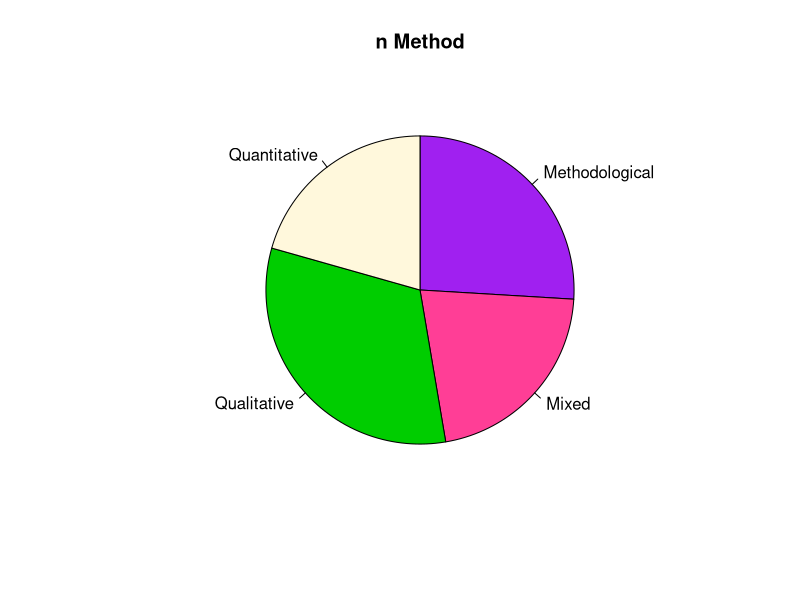
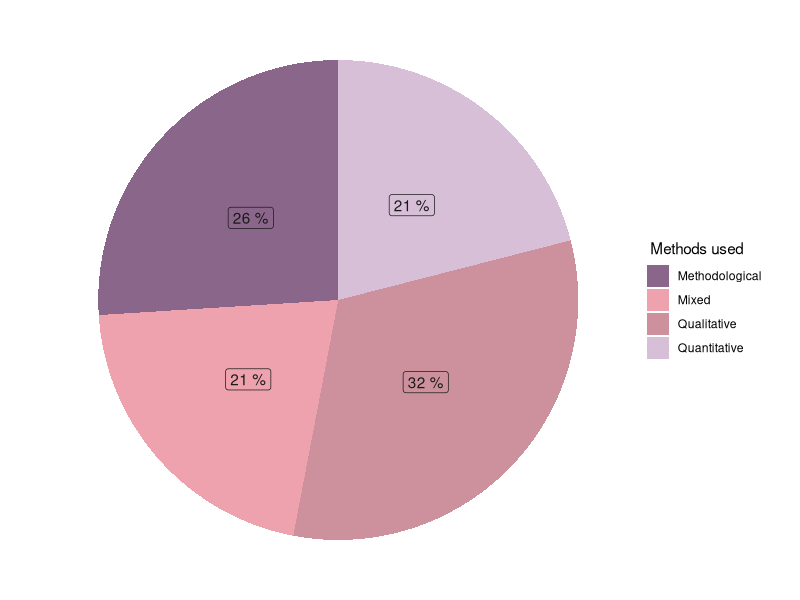

The R source for these figures, in order:
### Method extraction for all topics ###

library(readxl)
library(tidyverse)
library(ggplot2)

#Use the excel sheet
Thesis <- read_excel("./methods-excel.xlsx", sheet = 1)

### Prepare data

#Within the excel sheets, NA values represent sources that do not use methods
#(newspaper articles, policy briefs,...) or papers that occur in 
#literature research, but not within the model (e.g. an example of 
#papers not dealing with gender issues). Here I want to exclude NA in R,
#but still show it in excel

#So, the first step is to differentiate between NAs
Thesis <- Thesis %>% 
  mutate_all(~replace(., . == "NA", NA))

#Count of the Methods with NA
n_method <- Thesis %>% 
  count(Method) 

#Summary of the data without NA
n_method <- na.omit(n_method)

#Calculation of the percentages of the different used methods 
n_method <- n_method %>%
  mutate(perc = round((n / sum(n) * 100), 0))

#Shows summary of the data. No NA included.
n_method$n
n_method$Method

### Pie chart without tidyverse first ###
Method_Extraction <- pie(n_method$n, labels = n_method$Method,
                         main = "n Method", 
                         col = c("purple", "violetred1", "green3",
                                "cornsilk"), clockwise = TRUE)


#To show a percent sign (%) next to the values:
label <- paste(n_method$perc, "%")

### Pie chart with tidyverse ###

cols <- c("Quantitative" = "thistle", "Qualitative" = "pink3",
          "Methodological" = "plum4", "Mixed" = "lightpink2")

Method_Extraction <- n_method %>% 
  ggplot(aes(x = "", y =perc, fill = Method)) +
  geom_col() +
  geom_label(aes(label = label), color = c("gray10","gray10",
                                           "gray10", "gray10"), 
         position = position_stack(vjust = 0.5),
           show.legend = FALSE) +
  guides(fill = guide_legend(title = " Methods used")) +
  coord_polar(theta = "y")+
  theme_void() +
  scale_fill_manual(values = cols)

#Show the plot:
Method_Extraction

